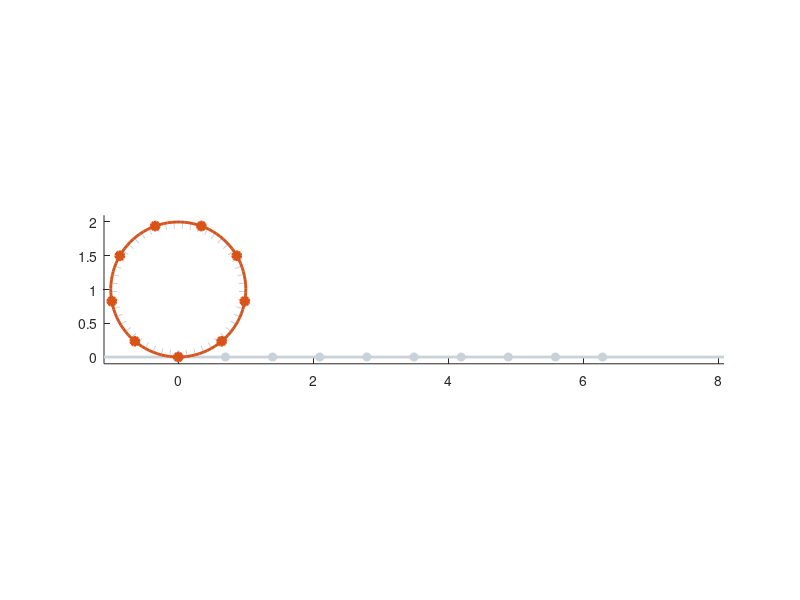

This figure's MATLAB source: (Note: this script raises an error after producing the figure.)
clear all
clc
close all

%filename='1_tire_free_rolling.gif'; omega = 1.0;
%filename='2_tire_positive_kappa.gif'; omega = 1.1;
%filename='3_tire_negative_kappa.gif'; omega = 1/1.1;
filename='4_tire_locked_kappa.gif'; omega = 0.0;
gif_duration = 4;
frame_rate = 30;
dtime = 1/frame_rate;

background_color =  [13/255, 17/255, 23/255];
text_color = [201,209,217]/255;
blue   = [0   0.447000000000000   0.741];
orange = [0.850000000000000   0.325000000000000   0.098000000000000];
theta = linspace(0,2*pi,100);
theta_checkp = linspace(-pi/2,3*pi/2,10);
theta_radius = linspace(-pi/2,3*pi/2,50);
t = linspace(0,2*pi/omega,gif_duration*frame_rate);

for i = 1:numel(t)
    fprintf('i: %d\n',i);
    h = figure('Visible','off');
    hold on
    plot([-1.1,8.0813],[0,0],'-','Color',text_color,'LineWidth',2)
    plot(theta_checkp+pi/2,zeros(1,numel(theta_checkp)),'o','Color',text_color,'MarkerFaceColor',text_color)
    theta_remaining_in_tire = linspace(-pi/2,3*pi/2-omega*t(i),100);
    
    plot(t(i)+cos(theta),1+sin(theta),'-','Color',text_color,'LineWidth',2)
    
    for i_radius = 1:numel(theta_radius)
        plot(t(i)+[0.9,1.0]*cos(theta_radius(i_radius)-omega*t(i)), 1+[0.9,1.0]*sin(theta_radius(i_radius)-omega*t(i)),'Color',text_color);
    end
        
    
    plot(t(i)+cos(theta_remaining_in_tire), 1+sin(theta_remaining_in_tire),'-','Color',orange,'LineWidth',2)
    plot([0,t(i)],[0,0],'-','Color',orange,'LineWidth',2)
    
    % Markers: plot on the tire those with theta > -pi/2
    theta_rotated = theta_checkp-omega*t(i);
    
    plot(t(i)+cos(theta_rotated(theta_rotated > -0.5*pi)),1+sin(theta_rotated(theta_rotated > -0.5*pi)),'o','Color',orange,'LineWidth',2,'MarkerFaceColor',orange);
    %plot(t(i)+pi/2+theta_rotated(theta_rotated < -0.5*pi),zeros(1,sum(theta_rotated < -0.5*pi)),'o','Color',orange,'LineWidth',2,'MarkerFaceColor',orange);
    
    road_checkpoints = (theta_checkp+pi/2)/omega;
    plot(road_checkpoints(road_checkpoints <= t(i)), zeros(1,sum(road_checkpoints <= t(i))),'o','Color',orange,'LineWidth',2,'MarkerFaceColor',orange);
    axis equal
    xlim([-1.1,8.0813])
    ylim([-0.1,2.1]);
    h.CurrentAxes.Visible = 'off';
    h.Color = background_color;
    h.Position(4) = 0.2*h.Position(2);
    % Export as GIF
    frame = getframe(1);
    im = frame2im(frame);
    [imind,cm] = rgb2ind(im,256);
    if i == 1
        imwrite(imind,cm,filename,'gif', 'Loopcount',inf);
    elseif i == numel(t)
        for j = 1 : 60
            imwrite(imind,cm,filename,'gif','WriteMode','append','DelayTime',dtime);
        end
    else
        imwrite(imind,cm,filename,'gif','WriteMode','append','DelayTime',dtime);
    end
    close(h)
    
end